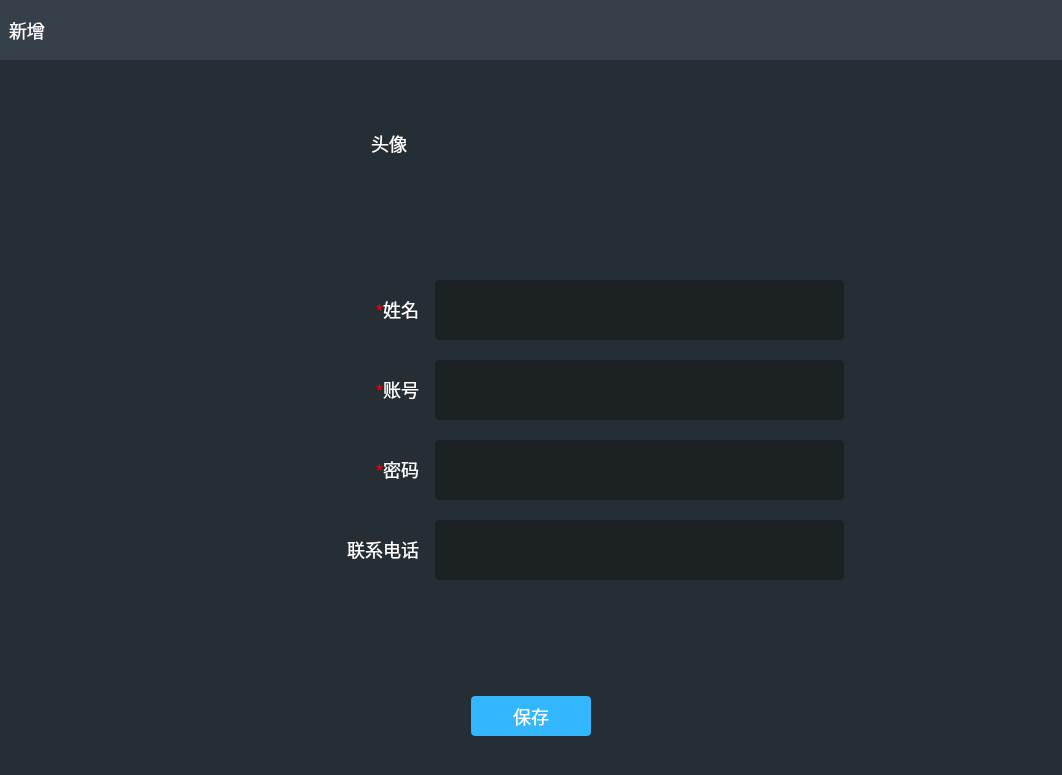
<?xml version="1.0" encoding="UTF-8"?>
<ui version="4.0">
 <class>AddUserPage</class>
 <widget class="QWidget" name="AddUserPage">
  <property name="geometry">
   <rect>
    <x>0</x>
    <y>0</y>
    <width>1062</width>
    <height>775</height>
   </rect>
  </property>
  <property name="windowTitle">
   <string>Form</string>
  </property>
  <layout class="QVBoxLayout" name="verticalLayout">
   <property name="spacing">
    <number>0</number>
   </property>
   <property name="leftMargin">
    <number>0</number>
   </property>
   <property name="topMargin">
    <number>0</number>
   </property>
   <property name="rightMargin">
    <number>0</number>
   </property>
   <property name="bottomMargin">
    <number>0</number>
   </property>
   <item>
    <widget class="QWidget" name="widget" native="true">
     <property name="styleSheet">
      <string notr="true">#widget{background-color: rgb(38, 46, 53);}
QLineEdit{padding-left:9px;min-width:400px;max-width:400px;min-height:60px;max-height:60px;background-color: rgb(28, 33, 36);border:none;border-radius:4px;}

QWidget{color:rgb(255,255,255);font-size:18px}</string>
     </property>
     <layout class="QVBoxLayout" name="verticalLayout_2">
      <property name="spacing">
       <number>0</number>
      </property>
      <property name="leftMargin">
       <number>0</number>
      </property>
      <property name="topMargin">
       <number>0</number>
      </property>
      <property name="rightMargin">
       <number>0</number>
      </property>
      <property name="bottomMargin">
       <number>0</number>
      </property>
      <item>
       <widget class="QWidget" name="titleBar" native="true">
        <property name="minimumSize">
         <size>
          <width>0</width>
          <height>60</height>
         </size>
        </property>
        <property name="maximumSize">
         <size>
          <width>16777215</width>
          <height>60</height>
         </size>
        </property>
        <property name="styleSheet">
         <string notr="true">background-color: rgb(54, 64, 74);</string>
        </property>
        <layout class="QHBoxLayout" name="horizontalLayout">
         <item>
          <widget class="QLabel" name="title">
           <property name="text">
            <string>新增</string>
           </property>
          </widget>
         </item>
         <item>
          <spacer name="horizontalSpacer">
           <property name="orientation">
            <enum>Qt::Horizontal</enum>
           </property>
           <property name="sizeHint" stdset="0">
            <size>
             <width>608</width>
             <height>20</height>
            </size>
           </property>
          </spacer>
         </item>
         <item>
          <widget class="QPushButton" name="closeBtn">
           <property name="minimumSize">
            <size>
             <width>40</width>
             <height>40</height>
            </size>
           </property>
           <property name="maximumSize">
            <size>
             <width>40</width>
             <height>40</height>
            </size>
           </property>
           <property name="cursor">
            <cursorShape>PointingHandCursor</cursorShape>
           </property>
           <property name="styleSheet">
            <string notr="true">border:none;</string>
           </property>
           <property name="text">
            <string/>
           </property>
           <property name="icon">
            <iconset resource="../../../myicon.qrc">
             <normaloff>:/resources/image/icon-close.png</normaloff>:/resources/image/icon-close.png</iconset>
           </property>
           <property name="iconSize">
            <size>
             <width>20</width>
             <height>20</height>
            </size>
           </property>
          </widget>
         </item>
        </layout>
       </widget>
      </item>
      <item>
       <widget class="QWidget" name="widget_3" native="true">
        <layout class="QVBoxLayout" name="verticalLayout_4" stretch="1,1,1,1,1,100,0">
         <property name="spacing">
          <number>20</number>
         </property>
         <property name="topMargin">
          <number>50</number>
         </property>
         <item>
          <layout class="QHBoxLayout" name="horizontalLayout_3" stretch="11,10,17">
           <item>
            <spacer name="horizontalSpacer_2">
             <property name="orientation">
              <enum>Qt::Horizontal</enum>
             </property>
             <property name="sizeHint" stdset="0">
              <size>
               <width>40</width>
               <height>20</height>
              </size>
             </property>
            </spacer>
           </item>
           <item>
            <layout class="QHBoxLayout" name="horizontalLayout_2">
             <item>
              <layout class="QVBoxLayout" name="verticalLayout_3">
               <property name="topMargin">
                <number>20</number>
               </property>
               <property name="rightMargin">
                <number>9</number>
               </property>
               <item>
                <widget class="QLabel" name="label_2">
                 <property name="text">
                  <string>头像</string>
                 </property>
                 <property name="alignment">
                  <set>Qt::AlignRight|Qt::AlignTrailing|Qt::AlignVCenter</set>
                 </property>
                </widget>
               </item>
               <item>
                <spacer name="verticalSpacer">
                 <property name="orientation">
                  <enum>Qt::Vertical</enum>
                 </property>
                 <property name="sizeHint" stdset="0">
                  <size>
                   <width>20</width>
                   <height>78</height>
                  </size>
                 </property>
                </spacer>
               </item>
              </layout>
             </item>
             <item>
              <widget class="ClickedLabel" name="picLabel">
               <property name="minimumSize">
                <size>
                 <width>150</width>
                 <height>150</height>
                </size>
               </property>
               <property name="maximumSize">
                <size>
                 <width>150</width>
                 <height>150</height>
                </size>
               </property>
               <property name="cursor">
                <cursorShape>PointingHandCursor</cursorShape>
               </property>
               <property name="text">
                <string/>
               </property>
               <property name="pixmap">
                <pixmap resource="../../../myicon.qrc">:/resources/image/uploadPic.png</pixmap>
               </property>
               <property name="scaledContents">
                <bool>true</bool>
               </property>
              </widget>
             </item>
            </layout>
           </item>
           <item>
            <spacer name="horizontalSpacer_3">
             <property name="orientation">
              <enum>Qt::Horizontal</enum>
             </property>
             <property name="sizeHint" stdset="0">
              <size>
               <width>40</width>
               <height>20</height>
              </size>
             </property>
            </spacer>
           </item>
          </layout>
         </item>
         <item>
          <layout class="QHBoxLayout" name="horizontalLayout_4">
           <property name="spacing">
            <number>16</number>
           </property>
           <item>
            <spacer name="horizontalSpacer_4">
             <property name="orientation">
              <enum>Qt::Horizontal</enum>
             </property>
             <property name="sizeHint" stdset="0">
              <size>
               <width>40</width>
               <height>20</height>
              </size>
             </property>
            </spacer>
           </item>
           <item>
            <widget class="QLabel" name="label_4">
             <property name="minimumSize">
              <size>
               <width>200</width>
               <height>0</height>
              </size>
             </property>
             <property name="text">
              <string>&lt;html&gt;&lt;head/&gt;&lt;body&gt;&lt;p&gt;&lt;span style=&quot; color:#ff0000;&quot;&gt;*&lt;/span&gt;姓名&lt;/p&gt;&lt;/body&gt;&lt;/html&gt;</string>
             </property>
             <property name="alignment">
              <set>Qt::AlignRight|Qt::AlignTrailing|Qt::AlignVCenter</set>
             </property>
            </widget>
           </item>
           <item>
            <widget class="QLineEdit" name="nameEdit"/>
           </item>
           <item>
            <spacer name="horizontalSpacer_5">
             <property name="orientation">
              <enum>Qt::Horizontal</enum>
             </property>
             <property name="sizeHint" stdset="0">
              <size>
               <width>40</width>
               <height>20</height>
              </size>
             </property>
            </spacer>
           </item>
          </layout>
         </item>
         <item>
          <layout class="QHBoxLayout" name="horizontalLayout_5">
           <property name="spacing">
            <number>16</number>
           </property>
           <item>
            <spacer name="horizontalSpacer_6">
             <property name="orientation">
              <enum>Qt::Horizontal</enum>
             </property>
             <property name="sizeHint" stdset="0">
              <size>
               <width>40</width>
               <height>20</height>
              </size>
             </property>
            </spacer>
           </item>
           <item>
            <widget class="QLabel" name="label_5">
             <property name="minimumSize">
              <size>
               <width>200</width>
               <height>0</height>
              </size>
             </property>
             <property name="text">
              <string>&lt;html&gt;&lt;head/&gt;&lt;body&gt;&lt;p&gt;&lt;span style=&quot; color:#ff0000;&quot;&gt;*&lt;/span&gt;账号&lt;/p&gt;&lt;/body&gt;&lt;/html&gt;</string>
             </property>
             <property name="alignment">
              <set>Qt::AlignRight|Qt::AlignTrailing|Qt::AlignVCenter</set>
             </property>
            </widget>
           </item>
           <item>
            <widget class="QLineEdit" name="accEdit"/>
           </item>
           <item>
            <spacer name="horizontalSpacer_7">
             <property name="orientation">
              <enum>Qt::Horizontal</enum>
             </property>
             <property name="sizeHint" stdset="0">
              <size>
               <width>40</width>
               <height>20</height>
              </size>
             </property>
            </spacer>
           </item>
          </layout>
         </item>
         <item>
          <layout class="QHBoxLayout" name="horizontalLayout_6">
           <property name="spacing">
            <number>16</number>
           </property>
           <item>
            <spacer name="horizontalSpacer_8">
             <property name="orientation">
              <enum>Qt::Horizontal</enum>
             </property>
             <property name="sizeHint" stdset="0">
              <size>
               <width>40</width>
               <height>20</height>
              </size>
             </property>
            </spacer>
           </item>
           <item>
            <widget class="QLabel" name="label_6">
             <property name="minimumSize">
              <size>
               <width>200</width>
               <height>0</height>
              </size>
             </property>
             <property name="text">
              <string>&lt;html&gt;&lt;head/&gt;&lt;body&gt;&lt;p&gt;&lt;span style=&quot; color:#ff0000;&quot;&gt;*&lt;/span&gt;密码&lt;/p&gt;&lt;/body&gt;&lt;/html&gt;</string>
             </property>
             <property name="alignment">
              <set>Qt::AlignRight|Qt::AlignTrailing|Qt::AlignVCenter</set>
             </property>
            </widget>
           </item>
           <item>
            <widget class="QLineEdit" name="pwdEdit"/>
           </item>
           <item>
            <spacer name="horizontalSpacer_9">
             <property name="orientation">
              <enum>Qt::Horizontal</enum>
             </property>
             <property name="sizeHint" stdset="0">
              <size>
               <width>40</width>
               <height>20</height>
              </size>
             </property>
            </spacer>
           </item>
          </layout>
         </item>
         <item>
          <layout class="QHBoxLayout" name="horizontalLayout_7">
           <property name="spacing">
            <number>16</number>
           </property>
           <item>
            <spacer name="horizontalSpacer_10">
             <property name="orientation">
              <enum>Qt::Horizontal</enum>
             </property>
             <property name="sizeHint" stdset="0">
              <size>
               <width>40</width>
               <height>20</height>
              </size>
             </property>
            </spacer>
           </item>
           <item>
            <widget class="QLabel" name="label_7">
             <property name="minimumSize">
              <size>
               <width>200</width>
               <height>0</height>
              </size>
             </property>
             <property name="text">
              <string>&lt;html&gt;&lt;head/&gt;&lt;body&gt;&lt;p&gt;联系电话&lt;/p&gt;&lt;/body&gt;&lt;/html&gt;</string>
             </property>
             <property name="alignment">
              <set>Qt::AlignRight|Qt::AlignTrailing|Qt::AlignVCenter</set>
             </property>
            </widget>
           </item>
           <item>
            <widget class="QLineEdit" name="telEdit"/>
           </item>
           <item>
            <spacer name="horizontalSpacer_11">
             <property name="orientation">
              <enum>Qt::Horizontal</enum>
             </property>
             <property name="sizeHint" stdset="0">
              <size>
               <width>40</width>
               <height>20</height>
              </size>
             </property>
            </spacer>
           </item>
          </layout>
         </item>
         <item>
          <spacer name="verticalSpacer_2">
           <property name="orientation">
            <enum>Qt::Vertical</enum>
           </property>
           <property name="sizeHint" stdset="0">
            <size>
             <width>20</width>
             <height>151</height>
            </size>
           </property>
          </spacer>
         </item>
         <item>
          <widget class="QWidget" name="optWidget" native="true">
           <property name="minimumSize">
            <size>
             <width>0</width>
             <height>100</height>
            </size>
           </property>
           <layout class="QHBoxLayout" name="horizontalLayout_8">
            <property name="spacing">
             <number>20</number>
            </property>
            <item>
             <spacer name="horizontalSpacer_12">
              <property name="orientation">
               <enum>Qt::Horizontal</enum>
              </property>
              <property name="sizeHint" stdset="0">
               <size>
                <width>403</width>
                <height>20</height>
               </size>
              </property>
             </spacer>
            </item>
            <item>
             <widget class="QPushButton" name="saveBtn">
              <property name="minimumSize">
               <size>
                <width>120</width>
                <height>40</height>
               </size>
              </property>
              <property name="styleSheet">
               <string notr="true">background-color: rgb(51, 184, 255);border:none;border-radius:4px</string>
              </property>
              <property name="text">
               <string>保存</string>
              </property>
             </widget>
            </item>
            <item>
             <spacer name="horizontalSpacer_13">
              <property name="orientation">
               <enum>Qt::Horizontal</enum>
              </property>
              <property name="sizeHint" stdset="0">
               <size>
                <width>403</width>
                <height>20</height>
               </size>
              </property>
             </spacer>
            </item>
           </layout>
          </widget>
         </item>
        </layout>
       </widget>
      </item>
     </layout>
    </widget>
   </item>
  </layout>
 </widget>
 <customwidgets>
  <customwidget>
   <class>ClickedLabel</class>
   <extends>QLabel</extends>
   <header>clickedlabel.h</header>
  </customwidget>
 </customwidgets>
 <resources>
  <include location="../../../myicon.qrc"/>
 </resources>
 <connections/>
</ui>
